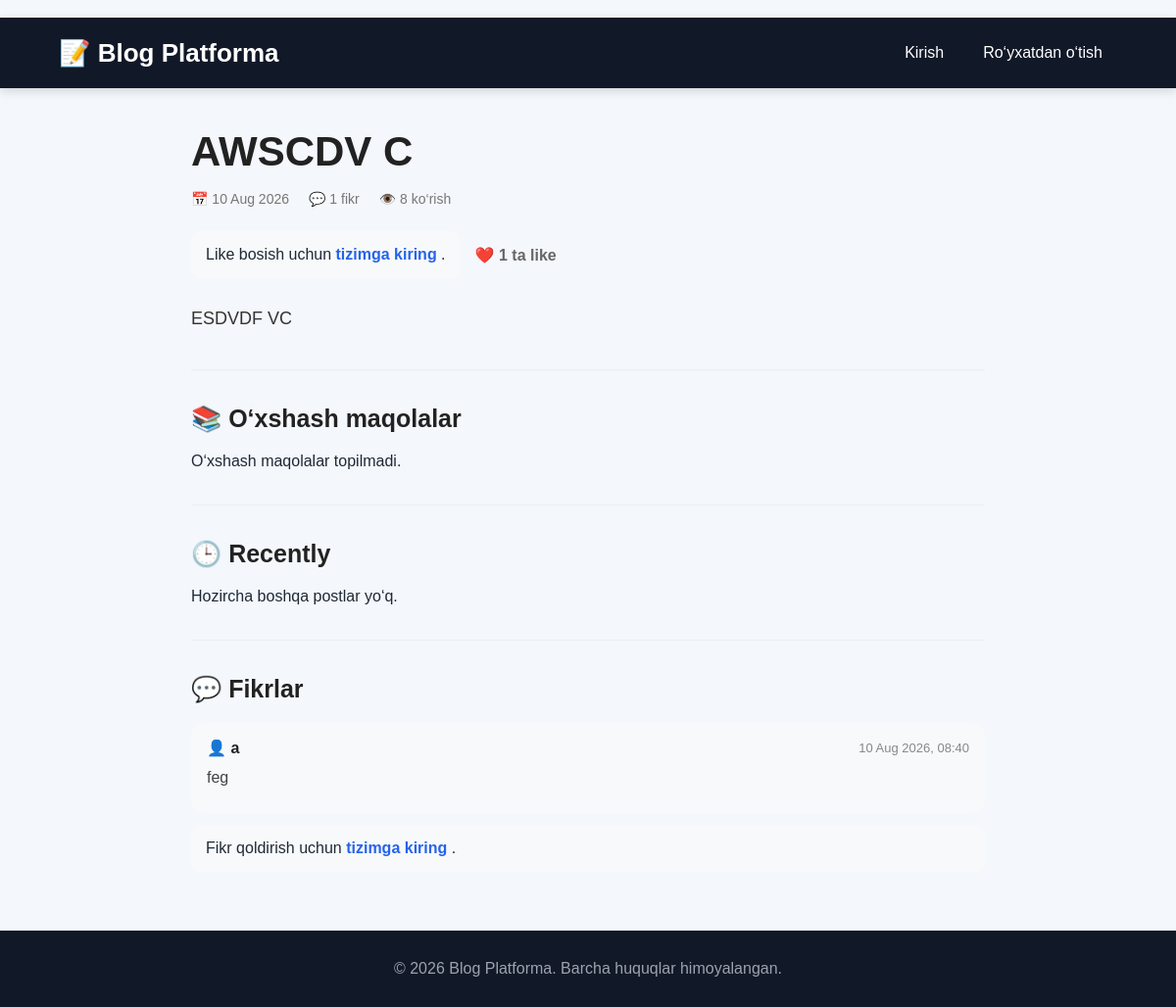
/post/awscdv-c/, run on an earlier commit of the app's database.
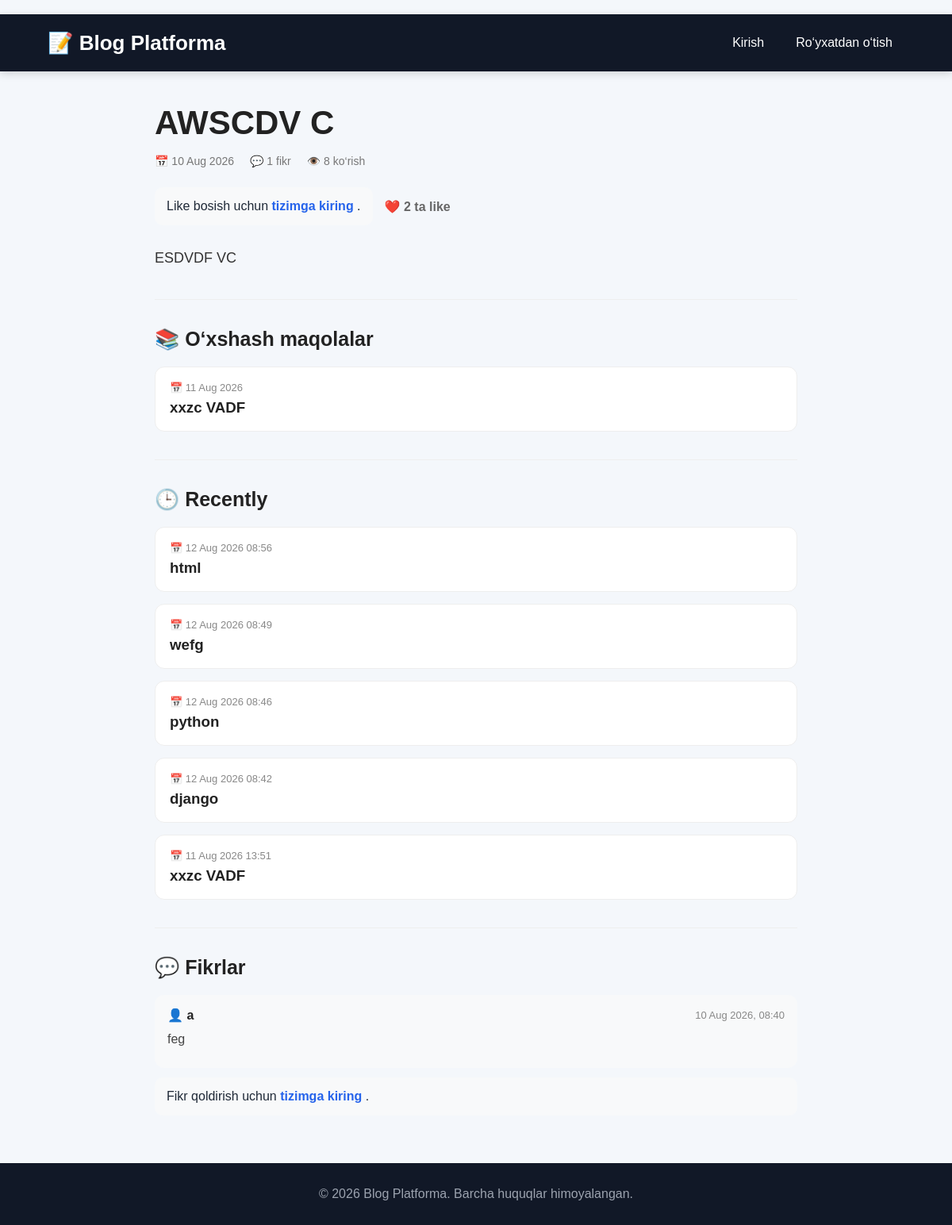
And on a later commit of the database.
### blog/models.py (models this page shows, shortened)
class Comment(models.Model):
    post = models.ForeignKey(Post, on_delete=models.CASCADE, related_name='comments')
    author = models.ForeignKey(settings.AUTH_USER_MODEL, on_delete=models.CASCADE)
    text = models.TextField()
    created_at = models.DateTimeField(auto_now_add=True)

class Post(models.Model):
    STATUS_CHOICES = [
        ('PUBLISHED', 'Nashr qilingan'),
        ('PENDING', 'Tekshiruvda'),
    ]
    image = models.ImageField(
        upload_to='posts/',
        blank=True,
        null=True
    )
    title = models.CharField(max_length=200)
    slug = models.SlugField(max_length=220, unique=True, blank=True)
    desc = models.TextField()
    content = RichTextField()
    author = models.ForeignKey(settings.AUTH_USER_MODEL, on_delete=models.CASCADE)
    category = models.ForeignKey(Category, on_delete=models.CASCADE)
    status = models.CharField(max_length=20, choices=STATUS_CHOICES, default='PENDING')
    views_count = models.PositiveIntegerField(default=0)
    created_at = models.DateTimeField(auto_now_add=True)
    updated_at = models.DateTimeField(auto_now=True)

### users/models.py (models this page shows, shortened)
class CustomUser(AbstractUser):
    avatar = models.ImageField(upload_to='avatars/', blank=True, null=True)

### blog/views.py (the view)
# urls.py: path("post/<slug:slug>/",PostDetailView.as_view(),name="post-detail"),
class PostDetailView(DetailView):
    model = Post
    template_name = 'blog/detail.html'
    context_object_name = 'post'
    slug_field = 'slug'
    slug_url_kwarg = 'slug'
    def get_object(self, queryset=None):
        post = super().get_object(queryset)
        viewed = self.request.session.get(
            'recently_viewed',
            []
        )
        viewed = [
            v for v in viewed
            if v['slug'] != post.slug
        ]
        viewed.insert(
            0,
            {
                'slug': post.slug,
                'title': post.title
            }
        )
        self.request.session[
            'recently_viewed'
        ] = viewed[:5]
        return post
    def get_context_data(self, **kwargs):
        context = super().get_context_data(**kwargs)
        post = self.object
        context['similar_posts'] = Post.objects.filter(
            status='PUBLISHED',
            category=post.category
        ).exclude(
            pk=post.pk
        ).order_by(
            '-created_at'
        )[:3]
        context['recently_posts'] = Post.objects.filter(
            status='PUBLISHED'
        ).exclude(
            pk=post.pk
        ).order_by(
            '-created_at'
        )[:5]
        viewed = self.request.session.get(
            'recently_viewed',
            []
        )
        context['recently_viewed'] = [
            v for v in viewed
            if v['slug'] != post.slug
        ]
        context['comments'] = (
            post.comments
            .all()
            .order_by('-created_at')
        )
        context['comment_form'] = CommentForm()
        context['like_count'] = post.likes.count()
        if self.request.user.is_authenticated:
            context['user_liked'] = Like.objects.filter(
                post=post,
                user=self.request.user
            ).exists()
        else:
            context['user_liked'] = False
        return context

### blog/context_processors.py (called while the page is built)
def recent_posts(request):
    posts = Post.objects.filter(status='PUBLISHED').order_by('-created_at')[:5]
    return {'recent_sidebar_posts': posts}

### blog/templates/blog/detail.html (shortened to what the changed rows need)
{% extends "base.html" %}
{% block content %}
<div class="detail-container">
    <h1 class="post-title">
        {{ post.title }}
    </h1>
    <div class="like-box">
        {% if user.is_authenticated %}
            <form
                method="post"
                action="{% url 'like-post' post.slug %}"
            >
                {% csrf_token %}
                <button
                    type="submit"
                    class="like-button"
                >
                    {% if user_liked %}
                        ❤️ Unlike
                    {% else %}
                        🤍 Like
                    {% endif %}
                </button>
            </form>
        {% else %}
            <div class="login-message">
                Like bosish uchun
                <a href="{% url 'login' %}">
                </a>.
            </div>
        {% endif %}
        <span class="like-count">
            ❤️ {{ like_count }} ta like
        </span>
    </div>
    <section>
        <h2 class="section-title">
            📚 O‘xshash maqolalar
        </h2>
        <div class="similar-grid">
            {% for similar in similar_posts %}
                <div class="similar-card">
                    <div class="date">
                        📅 {{ similar.created_at|date:"d M Y" }}
                    </div>
                    <h3>
                        <a
                            href="{% url 'post-detail' similar.slug %}"
                        >
                            {{ similar.title }}
                        </a>
                    </h3>
                </div>
            {% empty %}
                <p>
                    O‘xshash maqolalar topilmadi.
                </p>
            {% endfor %}
        </div>
    </section>
    <section>
        <h2 class="section-title">
            🕒 Recently
        </h2>
        <div class="recently-grid">
            {% for recent in recently_posts %}
                <div class="recent-card">
                    <div class="date">
                        📅 {{ recent.created_at|date:"d M Y H:i" }}
                    </div>
                    <h3>
                        <a
                            href="{% url 'post-detail' recent.slug %}"
                        >
                            {{ recent.title }}
                        </a>
                    </h3>
                </div>
            {% empty %}
                <p>
                    Hozircha boshqa postlar yo‘q.
                </p>
            {% endfor %}
        </div>
    </section>
    <section class="comments">
        <h2 class="section-title">
            💬 Fikrlar
        </h2>
        {% for comment in comments %}
            <div class="comment">
                <div class="comment-meta">
                    <span class="comment-author">
                        👤 {{ comment.author.username }}
                    </span>
                    <span class="comment-date">
                        {{ comment.created_at|date:"d M Y, H:i" }}
                    </span>
                </div>
                <p class="comment-text">
                    {{ comment.text }}
                </p>
            </div>
        {% empty %}
            <p>
                Hozircha fikr yo‘q.
                Birinchi bo‘lib fikr qoldiring! ✨
            </p>
        {% endfor %}
    </section>
</div>
{% endblock %}

What changed in the data, as far as the page shows it:
added Post: created_at "11 Aug 2026", title "xxzc VADF", created_at "11 Aug 2026 13:51"
added Post: created_at "12 Aug 2026 08:56", title "html", shown under "🕒 Recently"
added Post: created_at "12 Aug 2026 08:49", title "wefg", shown under "🕒 Recently"
added Post: created_at "12 Aug 2026 08:46", title "python", shown under "🕒 Recently"
added Post: created_at "12 Aug 2026 08:42", title "django", shown under "🕒 Recently"
Also different on the page:
{{ like_count }}: "1" → "2"
text no longer shown: "O‘xshash maqolalar topilmadi. Hozircha boshqa postlar yo‘q."
